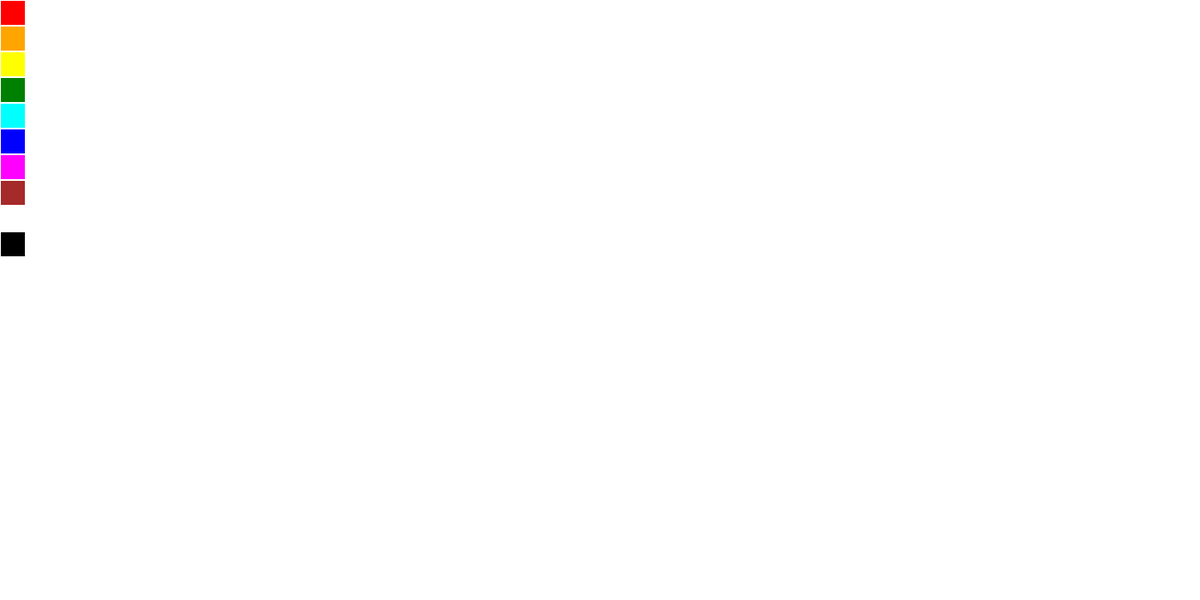
Frame 1 (no input)
Frame 60 (no input): identical to frame 1, image omitted
Frame 120 (the mouse pressed at the canvas centre since frame 60): identical to frame 1, image omitted

The p5.js sketch that drew this single still picture (run headless with seeded random() and noise() and a simulated clock; from frame 60 on, the mouse is pressed at the canvas centre):

// p5.js sketch
// ── sketch.js
let paintcolor = 255;

function setup() {
  createCanvas(1400, 700);
  background('white');
  slider = createSlider(1, 20, 10);
}

function draw() {
  colorPalette();
  noStroke();
  if(mouseIsPressed){
    if(mouseX <= 40 && mouseY <= 400){
      selectColor();
    }
  else{
    stroke(paintcolor);
    strokeWeight(slider.value());
    line(pmouseX,pmouseY, mouseX, mouseY);
    console.log(mouseX,mouseY);
    }
  }
}
function changeBackground() {
  background(255,255,255);
  // createColorPicker()
}

function selectColor(){
  if(mouseY <= 30){
    paintcolor = color(255,0,0);
    console.log('changed to red');
  }
  else if(mouseY <= 60){
    paintcolor = color(255,165,0);
    console.log('changed to orange');
  }
  else if(mouseY <= 90){
    paintcolor = color(255,255,0);
    console.log('changed to yellow');
  }
  else if(mouseY <= 120){
    paintcolor = color(0,255,0);
    console.log('changed to green');
  }
  else if(mouseY <= 150){
    paintcolor = color(0,255,255);
    console.log('changed to cyan');
  }
  else if(mouseY <= 180){
    paintcolor = color(0,0,255);
    console.log('changed to blue');
  }
  else if(mouseY <= 210){
    paintcolor = color(255,0,255);
    console.log('changed to magenta');
  }
  else if(mouseY <= 240){
    paintcolor = color(150,75,0);
    console.log('changed to brown');
  }
  else if(mouseY <= 270){
    paintcolor = color(255,255,255);;
    console.log('changed to white');
  }
  else if(mouseY <= 400){
    paintcolor = color(0,0,0);
    console.log('changed to black');
  }
}


function colorPalette(){
  stroke(255,255,255);
  strokeWeight(2);
  fill("red");
  rect(0,0,30,30);
  fill("orange");
  rect(0,30,30,30);
  fill("yellow");
  rect(0,60,30,30);
  fill("green");
  rect(0,90,30,30);
  fill("cyan");
  rect(0,120,30,30);
  fill("blue");
  rect(0,150,30,30);
  fill("magenta");
  rect(0,180,30,30);
  fill("brown");
  rect(0,210,30,30);
  fill("white");
  rect(0,240,30,30);
  fill("black");
  rect(0,270,30,30);
}
